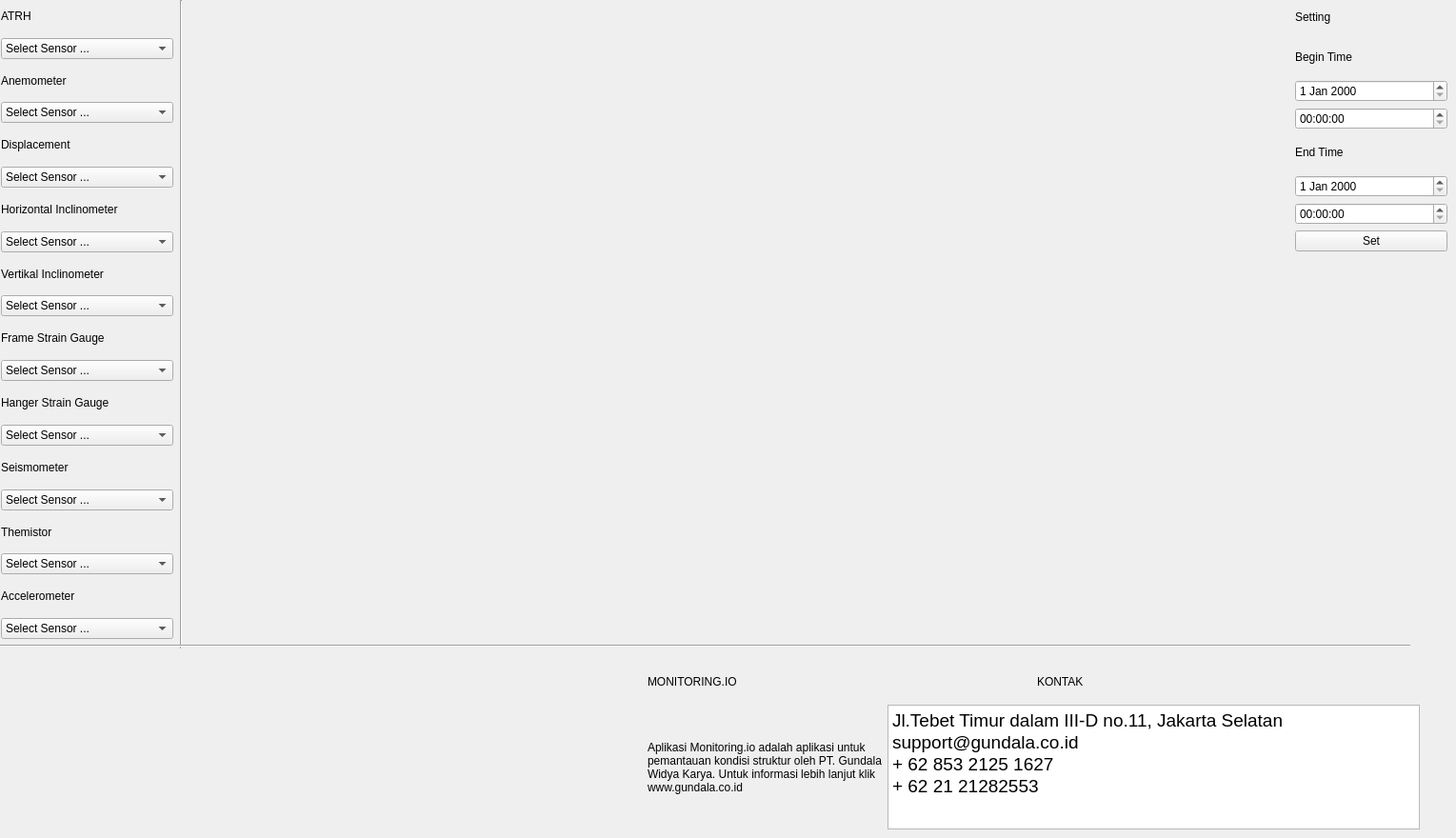
    <widget class="QWidget" name="Historical">
     <attribute name="title">
      <string>Historical</string>
     </attribute>
     <widget class="Line" name="V_Line_2">
      <property name="geometry">
       <rect>
        <x>180</x>
        <y>0</y>
        <width>20</width>
        <height>681</height>
       </rect>
      </property>
      <property name="orientation">
       <enum>Qt::Vertical</enum>
      </property>
     </widget>
     <widget class="QWidget" name="verticalLayoutWidget">
      <property name="geometry">
       <rect>
        <x>1</x>
        <y>0</y>
        <width>181</width>
        <height>671</height>
       </rect>
      </property>
      <layout class="QVBoxLayout" name="verticalLayout">
       <item>
        <widget class="QLabel" name="ATRH_Label_2">
         <property name="text">
          <string>ATRH</string>
         </property>
        </widget>
       </item>
       <item>
        <widget class="QComboBox" name="ATRH_Combo_History">
         <item>
          <property name="text">
           <string>Select Sensor ...</string>
          </property>
         </item>
         <item>
          <property name="text">
           <string>ATRH 1</string>
          </property>
         </item>
         <item>
          <property name="text">
           <string>ATRH 2</string>
          </property>
         </item>
         <item>
          <property name="text">
           <string>ATRH 3</string>
          </property>
         </item>
         <item>
          <property name="text">
           <string>ATRH 4</string>
          </property>
         </item>
         <item>
          <property name="text">
           <string>Display All</string>
          </property>
         </item>
        </widget>
       </item>
       <item>
        <widget class="QLabel" name="Anemometer_Label_2">
         <property name="text">
          <string>Anemometer</string>
         </property>
        </widget>
       </item>
       <item>
        <widget class="QComboBox" name="Anemometer_Combo_History">
         <item>
          <property name="text">
           <string>Select Sensor ...</string>
          </property>
         </item>
         <item>
          <property name="text">
           <string>Anemometer 1</string>
          </property>
         </item>
         <item>
          <property name="text">
           <string>Anemometer 2</string>
          </property>
         </item>
         <item>
          <property name="text">
           <string>Anemometer 3</string>
          </property>
         </item>
         <item>
          <property name="text">
           <string>Anemometer 4</string>
          </property>
         </item>
         <item>
          <property name="text">
           <string>Display All</string>
          </property>
         </item>
        </widget>
       </item>
       <item>
        <widget class="QLabel" name="Displacement_Label_2">
         <property name="text">
          <string>Displacement </string>
         </property>
        </widget>
       </item>
       <item>
        <widget class="QComboBox" name="Displacement_Combo_History">
         <item>
          <property name="text">
           <string>Select Sensor ...</string>
          </property>
         </item>
         <item>
          <property name="text">
           <string>Displacement 1</string>
          </property>
         </item>
         <item>
          <property name="text">
           <string>Displacement 2</string>
          </property>
         </item>
         <item>
          <property name="text">
           <string>Displacement 3</string>
          </property>
         </item>
         <item>
          <property name="text">
           <string>Displacement 4</string>
          </property>
         </item>
         <item>
          <property name="text">
           <string>Display All</string>
          </property>
         </item>
        </widget>
       </item>
       <item>
        <widget class="QLabel" name="H_Inclino_Label_2">
         <property name="text">
          <string>Horizontal Inclinometer</string>
         </property>
         <property name="wordWrap">
          <bool>true</bool>
         </property>
        </widget>
       </item>
       <item>
        <widget class="QComboBox" name="H_Inclino_Combo_History">
         <item>
          <property name="text">
           <string>Select Sensor ...</string>
          </property>
         </item>
         <item>
          <property name="text">
           <string>H Inclinometer 1</string>
          </property>
         </item>
         <item>
          <property name="text">
           <string>H Inclinometer 2</string>
          </property>
         </item>
         <item>
          <property name="text">
           <string>H Inclinometer 3</string>
          </property>
         </item>
         <item>
          <property name="text">
           <string>H Inclinometer 4</string>
          </property>
         </item>
         <item>
          <property name="text">
           <string>H Inclinometer 5</string>
          </property>
         </item>
         <item>
          <property name="text">
           <string>H Inclinometer 6</string>
          </property>
         </item>
         <item>
          <property name="text">
           <string>H Inclinometer 7</string>
          </property>
         </item>
         <item>
          <property name="text">
           <string>H Inclinometer 8</string>
          </property>
         </item>
         <item>
          <property name="text">
           <string>Display 1-4</string>
          </property>
         </item>
         <item>
          <property name="text">
           <string>Display 5-8</string>
          </property>
         </item>
        </widget>
       </item>
       <item>
        <widget class="QLabel" name="V_Inclino_Label_2">
         <property name="text">
          <string>Vertikal Inclinometer</string>
         </property>
         <property name="wordWrap">
          <bool>true</bool>
         </property>
        </widget>
       </item>
       <item>
        <widget class="QComboBox" name="V_Inclino_Combo_History">
         <item>
          <property name="text">
           <string>Select Sensor ...</string>
          </property>
         </item>
         <item>
          <property name="text">
           <string>V Inclinometer 1</string>
          </property>
         </item>
         <item>
          <property name="text">
           <string>V Inclinometer 2</string>
          </property>
         </item>
         <item>
          <property name="text">
           <string>V Inclinometer 3</string>
          </property>
         </item>
         <item>
          <property name="text">
           <string>V Inclinometer 4</string>
          </property>
         </item>
         <item>
          <property name="text">
           <string>Display All</string>
          </property>
         </item>
        </widget>
       </item>
       <item>
        <widget class="QLabel" name="FSG_Label_2">
         <property name="text">
          <string>Frame Strain Gauge</string>
         </property>
         <property name="wordWrap">
          <bool>true</bool>
         </property>
        </widget>
       </item>
       <item>
        <widget class="QComboBox" name="FSG_Combo_History">
         <item>
          <property name="text">
           <string>Select Sensor ...</string>
          </property>
         </item>
         <item>
          <property name="text">
           <string>FSG 1</string>
          </property>
         </item>
         <item>
          <property name="text">
           <string>FSG 2</string>
          </property>
         </item>
         <item>
          <property name="text">
           <string>FSG 3</string>
          </property>
         </item>
         <item>
          <property name="text">
           <string>FSG 4</string>
          </property>
         </item>
         <item>
          <property name="text">
           <string>Display All</string>
          </property>
         </item>
        </widget>
       </item>
       <item>
        <widget class="QLabel" name="HSG_Label_2">
         <property name="text">
          <string>Hanger Strain Gauge</string>
         </property>
         <property name="wordWrap">
          <bool>true</bool>
         </property>
        </widget>
       </item>
       <item>
        <widget class="QComboBox" name="HSG_Combo_History">
         <item>
          <property name="text">
           <string>Select Sensor ...</string>
          </property>
         </item>
         <item>
          <property name="text">
           <string>HSG 1</string>
          </property>
         </item>
         <item>
          <property name="text">
           <string>HSG 2</string>
          </property>
         </item>
         <item>
          <property name="text">
           <string>HSG 3</string>
          </property>
         </item>
         <item>
          <property name="text">
           <string>HSG 4</string>
          </property>
         </item>
         <item>
          <property name="text">
           <string>HSG 5</string>
          </property>
         </item>
         <item>
          <property name="text">
           <string>HSG 6</string>
          </property>
         </item>
         <item>
          <property name="text">
           <string>HSG 7</string>
          </property>
         </item>
         <item>
          <property name="text">
           <string>HSG 8</string>
          </property>
         </item>
         <item>
          <property name="text">
           <string>HSG 9</string>
          </property>
         </item>
         <item>
          <property name="text">
           <string>HSG 10</string>
          </property>
         </item>
         <item>
          <property name="text">
           <string>HSG 11</string>
          </property>
         </item>
         <item>
          <property name="text">
           <string>HSG 12</string>
          </property>
         </item>
         <item>
          <property name="text">
           <string>Display 1-4</string>
          </property>
         </item>
         <item>
          <property name="text">
           <string>Display 5-8</string>
          </property>
         </item>
         <item>
          <property name="text">
           <string>Display 9-12</string>
          </property>
         </item>
        </widget>
       </item>
       <item>
        <widget class="QLabel" name="Seismometer_Label_2">
         <property name="text">
          <string>Seismometer</string>
         </property>
        </widget>
       </item>
       <item>
        <widget class="QComboBox" name="Seismometer_Combo_History">
         <item>
          <property name="text">
           <string>Select Sensor ...</string>
          </property>
         </item>
         <item>
          <property name="text">
           <string>Seismometer 1</string>
          </property>
         </item>
         <item>
          <property name="text">
           <string>Seismometer 2</string>
          </property>
         </item>
         <item>
          <property name="text">
           <string>Display All</string>
          </property>
         </item>
        </widget>
       </item>
       <item>
        <widget class="QLabel" name="Thermistor_Label_2">
         <property name="text">
          <string>Themistor</string>
         </property>
        </widget>
       </item>
       <item>
        <widget class="QComboBox" name="Thermistor_Combo_History">
         <item>
          <property name="text">
           <string>Select Sensor ...</string>
          </property>
         </item>
         <item>
          <property name="text">
           <string>Thermistor 1</string>
          </property>
         </item>
         <item>
          <property name="text">
           <string>Thermistor 2</string>
          </property>
         </item>
         <item>
          <property name="text">
           <string>Display All</string>
          </property>
         </item>
        </widget>
       </item>
       <item>
        <widget class="QLabel" name="Acc_Label_2">
         <property name="text">
          <string>Accelerometer</string>
         </property>
        </widget>
       </item>
       <item>
        <widget class="QComboBox" name="Acc_Combo_History">
         <item>
          <property name="text">
           <string>Select Sensor ...</string>
          </property>
         </item>
         <item>
          <property name="text">
           <string>Accelerometer 1</string>
          </property>
         </item>
         <item>
          <property name="text">
           <string>Accelerometer 2</string>
          </property>
         </item>
         <item>
          <property name="text">
           <string>Accelerometer 3</string>
          </property>
         </item>
         <item>
          <property name="text">
           <string>Accelerometer 4</string>
          </property>
         </item>
         <item>
          <property name="text">
           <string>Display All</string>
          </property>
         </item>
        </widget>
       </item>
      </layout>
     </widget>
     <widget class="Line" name="H_Line_2">
      <property name="geometry">
       <rect>
        <x>0</x>
        <y>670</y>
        <width>1481</width>
        <height>16</height>
       </rect>
      </property>
      <property name="orientation">
       <enum>Qt::Horizontal</enum>
      </property>
     </widget>
     <widget class="QLabel" name="Logo_2">
      <property name="geometry">
       <rect>
        <x>40</x>
        <y>730</y>
        <width>571</width>
        <height>131</height>
       </rect>
      </property>
      <property name="text">
       <string/>
      </property>
      <property name="pixmap">
       <pixmap>../GundalaGUI_V0/Logo Gundala1.png</pixmap>
      </property>
      <property name="wordWrap">
       <bool>false</bool>
      </property>
     </widget>
     <widget class="QWidget" name="horizontalLayoutWidget_5">
      <property name="geometry">
       <rect>
        <x>680</x>
        <y>740</y>
        <width>811</width>
        <height>131</height>
       </rect>
      </property>
      <layout class="QHBoxLayout" name="horizontalLayout_5">
       <item>
        <widget class="QLabel" name="DESK_MONITORINGIO_2">
         <property name="text">
          <string>Aplikasi Monitoring.io adalah aplikasi untuk pemantauan kondisi struktur oleh PT. Gundala Widya Karya. Untuk informasi lebih lanjut klik www.gundala.co.id</string>
         </property>
         <property name="wordWrap">
          <bool>true</bool>
         </property>
        </widget>
       </item>
       <item>
        <widget class="QTextBrowser" name="DES_KONTAK_2">
         <property name="html">
          <string>&lt;!DOCTYPE HTML PUBLIC &quot;-//W3C//DTD HTML 4.0//EN&quot; &quot;http://www.w3.org/TR/REC-html40/strict.dtd&quot;&gt;
&lt;html&gt;&lt;head&gt;&lt;meta name=&quot;qrichtext&quot; content=&quot;1&quot; /&gt;&lt;style type=&quot;text/css&quot;&gt;
p, li { white-space: pre-wrap; }
&lt;/style&gt;&lt;/head&gt;&lt;body style=&quot; font-family:'Ubuntu'; font-size:14pt; font-weight:400; font-style:normal;&quot;&gt;
&lt;p style=&quot; margin-top:0px; margin-bottom:0px; margin-left:0px; margin-right:0px; -qt-block-indent:0; text-indent:0px;&quot;&gt;Jl.Tebet Timur dalam III-D no.11, Jakarta Selatan&lt;/p&gt;
&lt;p style=&quot; margin-top:0px; margin-bottom:0px; margin-left:0px; margin-right:0px; -qt-block-indent:0; text-indent:0px;&quot;&gt;support@gundala.co.id&lt;/p&gt;
&lt;p style=&quot; margin-top:0px; margin-bottom:0px; margin-left:0px; margin-right:0px; -qt-block-indent:0; text-indent:0px;&quot;&gt;+ 62 853 2125 1627&lt;/p&gt;
&lt;p style=&quot; margin-top:0px; margin-bottom:0px; margin-left:0px; margin-right:0px; -qt-block-indent:0; text-indent:0px;&quot;&gt;+ 62 21 21282553&lt;/p&gt;&lt;/body&gt;&lt;/html&gt;</string>
         </property>
        </widget>
       </item>
      </layout>
     </widget>
     <widget class="QWidget" name="horizontalLayoutWidget_2">
      <property name="geometry">
       <rect>
        <x>680</x>
        <y>700</y>
        <width>811</width>
        <height>31</height>
       </rect>
      </property>
      <layout class="QHBoxLayout" name="horizontalLayout_2">
       <item>
        <widget class="QLabel" name="MONITORINGIO_2">
         <property name="text">
          <string>MONITORING.IO</string>
         </property>
        </widget>
       </item>
       <item>
        <widget class="QLabel" name="KONTAK_2">
         <property name="text">
          <string>KONTAK</string>
         </property>
        </widget>
       </item>
      </layout>
     </widget>
     <widget class="QWidget" name="verticalLayoutWidget_4">
      <property name="geometry">
       <rect>
        <x>1360</x>
        <y>0</y>
        <width>160</width>
        <height>264</height>
       </rect>
      </property>
      <layout class="QVBoxLayout" name="verticalLayout_4">
       <item>
        <widget class="QLabel" name="Setting_2">
         <property name="text">
          <string>Setting</string>
         </property>
        </widget>
       </item>
       <item>
        <widget class="QLabel" name="BeginTime_String">
         <property name="text">
          <string>Begin Time</string>
         </property>
        </widget>
       </item>
       <item>
        <widget class="QDateEdit" name="Begin_Date"/>
       </item>
       <item>
        <widget class="QTimeEdit" name="Begin_Time"/>
       </item>
       <item>
        <widget class="QLabel" name="EndTime_String">
         <property name="text">
          <string>End Time</string>
         </property>
        </widget>
       </item>
       <item>
        <widget class="QDateEdit" name="End_Date"/>
       </item>
       <item>
        <widget class="QTimeEdit" name="End_Time"/>
       </item>
       <item>
        <widget class="QPushButton" name="SetTimeRange_2">
         <property name="text">
          <string>Set</string>
         </property>
        </widget>
       </item>
      </layout>
     </widget>
     <widget class="QWidget" name="gridLayoutWidget_3">
      <property name="geometry">
       <rect>
        <x>200</x>
        <y>0</y>
        <width>1161</width>
        <height>671</height>
       </rect>
      </property>
      <layout class="QGridLayout" name="Hostory_Plot_Layout">
       <item row="0" column="0">
        <widget class="QWidget" name="History_Plot_Widget" native="true"/>
       </item>
      </layout>
     </widget>
    </widget>
